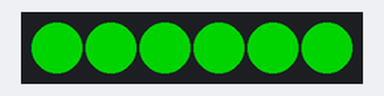
A sketch run on a simulated Arduino Uno, built with avr-gcc and run on an emulated ATmega328P. Parts: 6 RGB LEDs in strip order, left to right. Dim RGB values are drawn brighter than linear.

Above: at 0.1 s.
At 1.1 s:
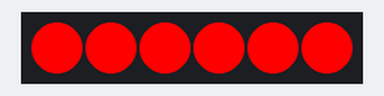
At 2.1 s:
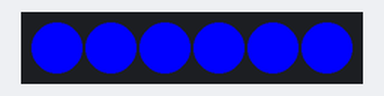
Timing chart, 0 to 130.0 s (numbered marks = the images above):
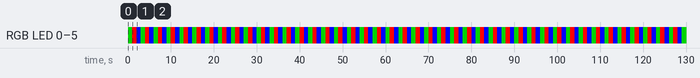

Measured:
- by itself, RGB LED 0–5: repeats every 3.0 s: RGB(255, 0, 0) 1.0 s, RGB(0, 0, 255) 1.0 s, RGB(0, 128, 0) 1.0 s
- by itself, everything shown: repeats every 3.0 s, in 3 steps
- what the display in image 1 shows lasts 1.0 s, from 1.0 s to 2.0 s

The sketch:

test_2815_leds.ino
```cpp
#include <Arduino.h>
#include <FastLED.h>

FASTLED_USING_NAMESPACE

#define COLOR_ORDER GRB
#define LED_TYPE    WS2812B

#define DATA_PIN     3  // Replace with your actual data pin
//#define NUM_LEDS    79  // Replace with your number of LEDs
#define NUM_LEDS    6  // Replace with your number of LEDs

CRGB leds[NUM_LEDS];

#define MY_RED CRGB::Green
#define MY_GREEN CRGB::Red
#define MY_BLUE CRGB::Blue

void setup() {


  FastLED.addLeds<LED_TYPE, DATA_PIN, COLOR_ORDER>(leds, NUM_LEDS); // Or use NEOPIXEL instead of WS2812B
  // GRB is the color order for WS2815. If your LEDs are a different order, you may need to adjust this.

  for(int i=0;i<NUM_LEDS;i++)
  {
    leds[i].red=0;
    leds[i].green=0;
    leds[i].blue=0;
  }

  FastLED.show();
}

void loop() {
  // Example: Cycle through colors
  for (int i = 0; i < NUM_LEDS; i++) {
    leds[i] = MY_RED;
  }
  FastLED.show();
  delay(1000);
#if 1
  for (int i = 0; i < NUM_LEDS; i++) {
    leds[i] = MY_GREEN;
  }
  FastLED.show();
  delay(1000);

  for (int i = 0; i < NUM_LEDS; i++) {
    leds[i] = MY_BLUE;
  }
  FastLED.show();
  delay(1000);
#endif
}
```
